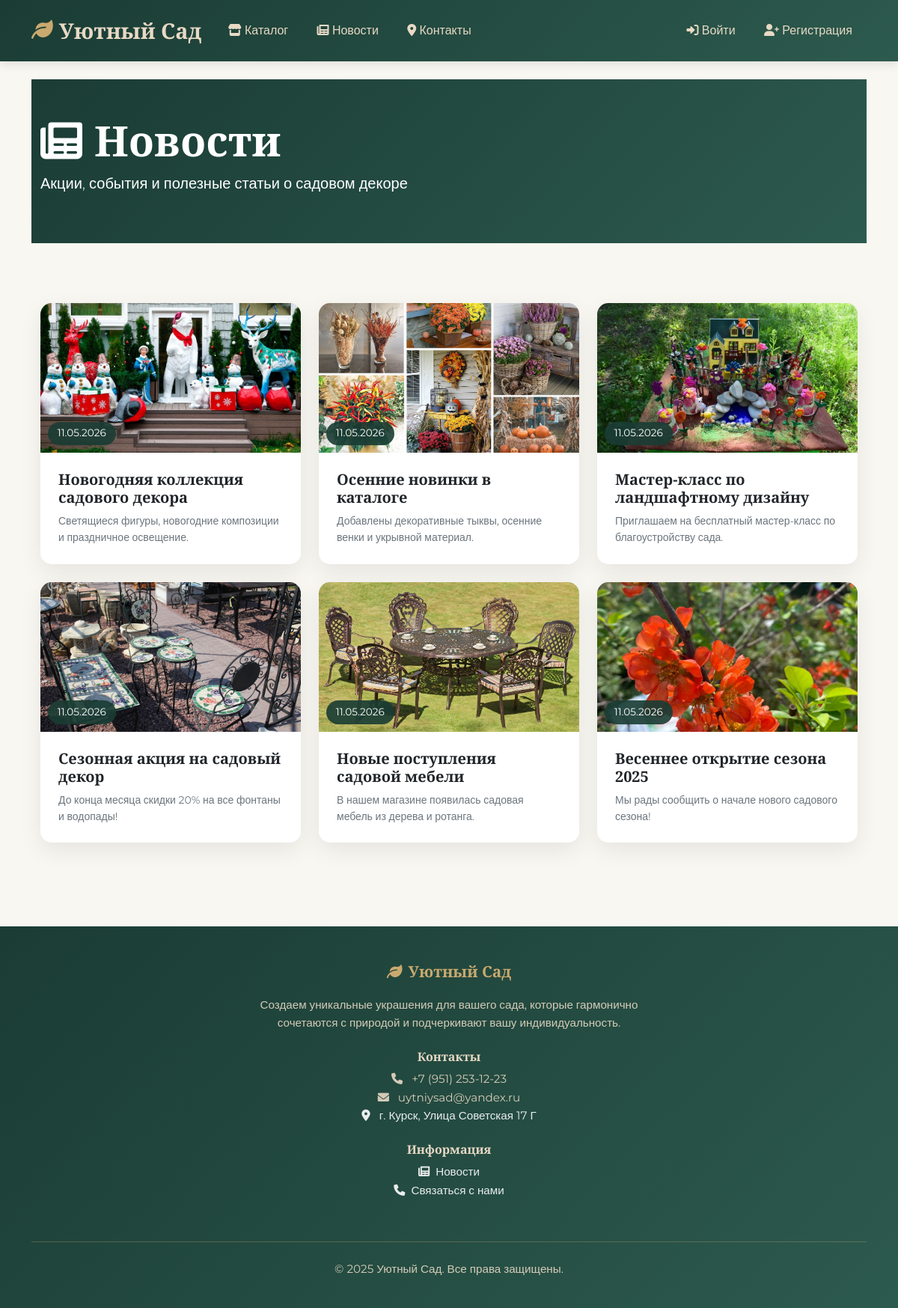
Page /news/ on the committed database.
### products/models.py (models this page shows, shortened)
class News(models.Model):
    title = models.CharField(max_length=100, verbose_name="Заголовок")
    slug = models.SlugField(max_length=100, unique=True, blank=True, verbose_name="URL")
    short_description = models.CharField(max_length=300, verbose_name="Краткое описание")
    content = models.TextField(verbose_name="Содержание")
    image = models.ImageField(upload_to='news', blank=True, null=True, verbose_name="Изображение")
    is_published = models.BooleanField(default=True, verbose_name="Опубликовано")
    created_at = models.DateTimeField(auto_now_add=True, verbose_name="Дата создания")
    updated_at = models.DateTimeField(auto_now=True, verbose_name="Дата обновления")
    class Meta:
        verbose_name = "Новость"
        verbose_name_plural = "Новости"
        ordering = ['-created_at']

### products/views.py (the view)
# urls.py: path('news/', views.news_list, name='news_list'),
def news_list(request):
    news = News.objects.filter(is_published=True).order_by('-created_at')
    paginator = Paginator(news, 6)
    page = request.GET.get('page', 1)
    try:
        news_page = paginator.page(page)
    except PageNotAnInteger:
        news_page = paginator.page(1)
    except EmptyPage:
        news_page = paginator.page(paginator.num_pages)
    return render(request, 'products/news_list.html', {
        'news': news_page,
    })

### cart/context_processors.py (called while the page is built, shortened)
def cart(request):
    return {'cart': None}

### templates/products/news_list.html (shortened to what this page needs)
{% extends 'base.html' %}
{% load static %}
{% block content %}
<div class="page-header">
    <div class="container">
        <h1 class="display-4 fw-bold"><i class="fas fa-newspaper me-3"></i>Новости</h1>
        <p class="lead">Акции, события и полезные статьи о садовом декоре</p>
    </div>
</div>
<section class="py-5">
    <div class="container">
        {% if news %}
        <div class="row g-4">
            {% for item in news %}
            <div class="col-md-6 col-lg-4">
                <a href="{% url 'news_detail' item.slug %}" class="text-decoration-none">
                    <div class="news-card">
                        <div class="news-image-wrap">
                            {% if item.image %}
                            <img src="{{ item.image.url }}" alt="{{ item.title }}" class="news-image">
                            {% else %}
                            <div class="news-image d-flex align-items-center justify-content-center bg-secondary">
                                <i class="fas fa-image text-white fa-3x"></i>
                            </div>
                            {% endif %}
                            <span class="news-date">{{ item.created_at|date:"d.m.Y" }}</span>
                        </div>
                        <div class="p-4">
                            <h5 class="mb-2 text-dark">{{ item.title }}</h5>
                            <p class="text-muted mb-0 small news-desc">{{ item.short_description }}</p>
                        </div>
                    </div>
                </a>
            </div>
            {% endfor %}
        </div>
        {% else %}
        <div class="text-center py-5">
            <i class="fas fa-newspaper text-muted fa-4x mb-3"></i>
            <h3 class="text-muted">Новостей пока нет</h3>
            <p class="text-muted">Скоро мы опубликуем много интересного!</p>
        </div>
        {% endif %}
    </div>
</section>
{% endblock %}

### static/css/style.css (style rules this page uses)
:root { --primary-green: #2e7d32; --secondary-green: #4caf50; --light-green: #e8f5e9; --dark-green: #1b5e20; --accent-gold: #ffd54f; --text-dark: #333333; --text-light: #666666; --border-light: #e0e0e0; --background-light: #f5f5f5; --white: #ffffff; }
* { margin: 0; padding: 0; box-sizing: border-box; }
body { font-family: 'Roboto', 'Arial', sans-serif; line-height: 1.6; color: var(--text-dark); background-color: var(--white); }

### templates/base.html (style rules this page uses)
:root { --primary-dark: #1a3c34; --primary-light: #2d5a4e; --accent-gold: #c9a96e; --accent-light: #e8d9c5; --text-dark: #2c2c2c; --text-light: #f8f9fa; --gradient-dark: linear-gradient(135deg, #1a3c34 0%, #2d5a4e 100%); --gradient-light: linear-gradient(135deg, #e8d9c5 0%, #f5efe6 100%); }
body { font-family: 'Montserrat', sans-serif; color: var(--text-dark); background-color: #f9f7f2; line-height: 1.6; }
h1, h2, h3, h4, h5, h6 { font-family: 'Playfair Display', serif; font-weight: 600; }

### templates/products/news_list.html (style rules this page uses)
.news-card { background: white; border-radius: 15px; overflow: hidden; box-shadow: 0 10px 30px rgba(0,0,0,0.08); transition: all 0.3s ease; }
.news-image-wrap { position: relative; height: 200px; overflow: hidden; background: #e0e0e0; }
.news-image { height: 200px; object-fit: cover; width: 100%; display: block; }
.news-date { position: absolute; bottom: 10px; left: 10px; background: rgba(26, 60, 52, 0.9); color: white; padding: 0.3rem 0.8rem; border-radius: 20px; font-size: 0.85rem; }
.news-desc { display: -webkit-box; -webkit-line-clamp: 3; -webkit-box-orient: vertical; overflow: hidden; }
.page-header { background: linear-gradient(135deg, #1a3c34 0%, #2d5a4e 100%); color: white; padding: 3rem 0; margin-bottom: 2rem; }

### rows in the picture
News: image (picture), created_at "11.05.2026", title "Новогодняя коллекция садового декора", short_description "Светящиеся фигуры, новогодние композиции и праздничное освещение."
News: image (picture), created_at "11.05.2026", title "Осенние новинки в каталоге", short_description "Добавлены декоративные тыквы, осенние венки и укрывной материал."
News: image (picture), created_at "11.05.2026", title "Мастер-класс по ландшафтному дизайну", short_description "Приглашаем на бесплатный мастер-класс по благоустройству сада."
News: image (picture), created_at "11.05.2026", title "Сезонная акция на садовый декор", short_description "До конца месяца скидки 20% на все фонтаны и водопады!"
News: image (picture), created_at "11.05.2026", title "Новые поступления садовой мебели", short_description "В нашем магазине появилась садовая мебель из дерева и ротанга."
News: image (picture), created_at "11.05.2026", title "Весеннее открытие сезона 2025", short_description "Мы рады сообщить о начале нового садового сезона!"
